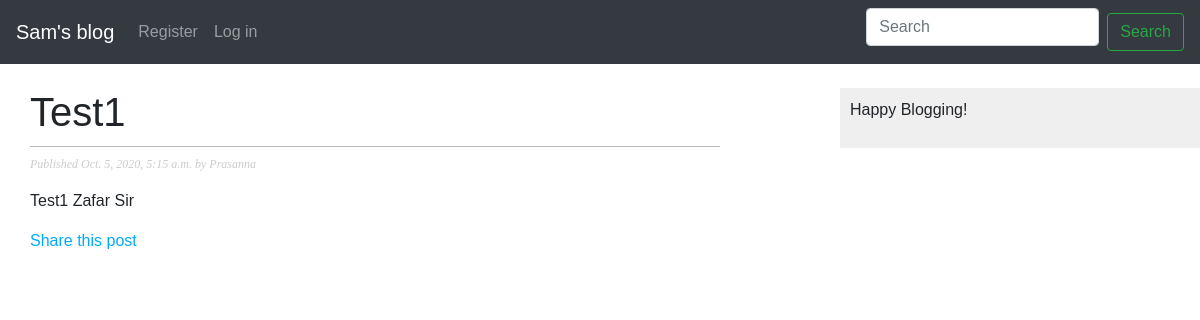
Page /blog/2020/10/5/Test1/ on the committed database.
### blog/models.py (models this page shows, shortened)
class Post(models.Model):
    STATUS_CHOICES = (('draft', 'Draft'), ('published', 'Published'),)
    title = models.CharField(max_length=250)
    slug = models.SlugField(max_length=250, unique_for_date='publish')
    author = models.ForeignKey(
        User, on_delete=models.CASCADE, related_name='blog_posts')
    body = models.TextField()
    publish = models.DateTimeField(default=timezone.now())
    created = models.DateTimeField(auto_now_add=True)
    updated = models.DateTimeField(auto_now_add=True)
    status = models.CharField(
        max_length=10, choices=STATUS_CHOICES, default='draft')
    class Meta:
        ordering = ('-publish',)
    objects = models.Manager()  # The  Default Manager
    published = PublishedManager()  # Our Custom Manager

### blog/views.py (the view)
def post_detail(request, year, month, day, post):
    post = get_object_or_404(Post, slug=post, status='published',
                             publish__year=year, publish__month=month, publish__day=day)
    return render(request, 'blog/post/detail.html', {'post': post})

### blog/templates/blog/post/detail.html (shortened to what this page needs)
{% extends 'blog/base.html' %}
{% block content %}
<h1>{{ post.title }}</h1>
<p class="date"> Published {{post.publish}} by {{post.author}}</p>
{{ post.body | linebreaks }}
<p>
    <a href="{% url 'blog:post_share' post.id %}">Share this post</a>
</p>
{% endblock %}

### blog/static/css/blog.css (style rules this page uses)
body { margin: 0; padding: 0; font-family: helvetica, sans-serif; }
a { color: #00abff; text-decoration: none; }
h1 { font-weight: normal; border-bottom: 1px solid #bbb; padding: 0 0 10px 0; }
p.date { color: #ccc; font-family: georgia, serif; font-size: 12px; font-style: italic; }

### rows in the picture
Post: title "Test1", publish "Oct. 5, 2020, 5:15 a.m.", author "Prasanna", body "Test1 Zafar Sir"
